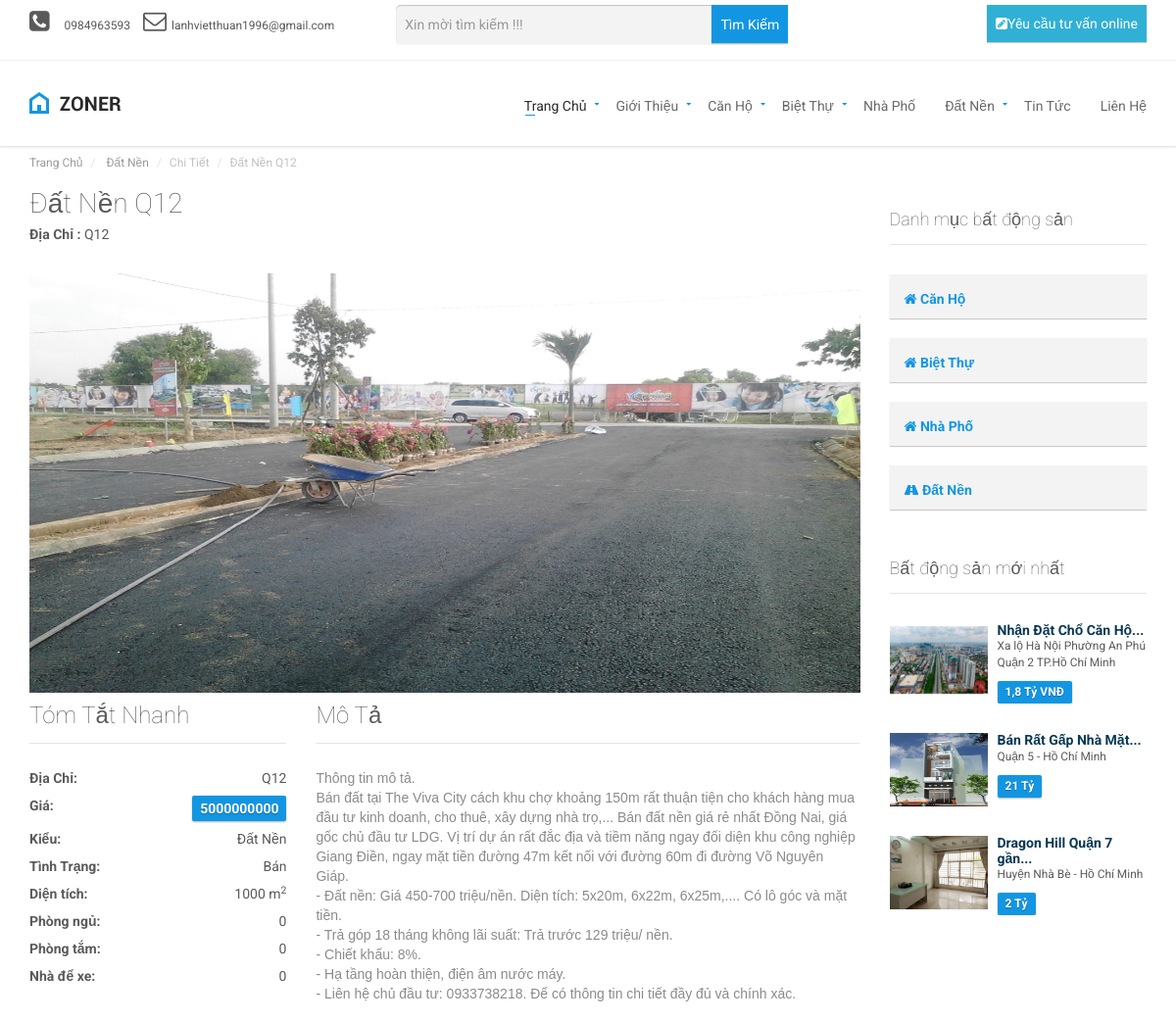
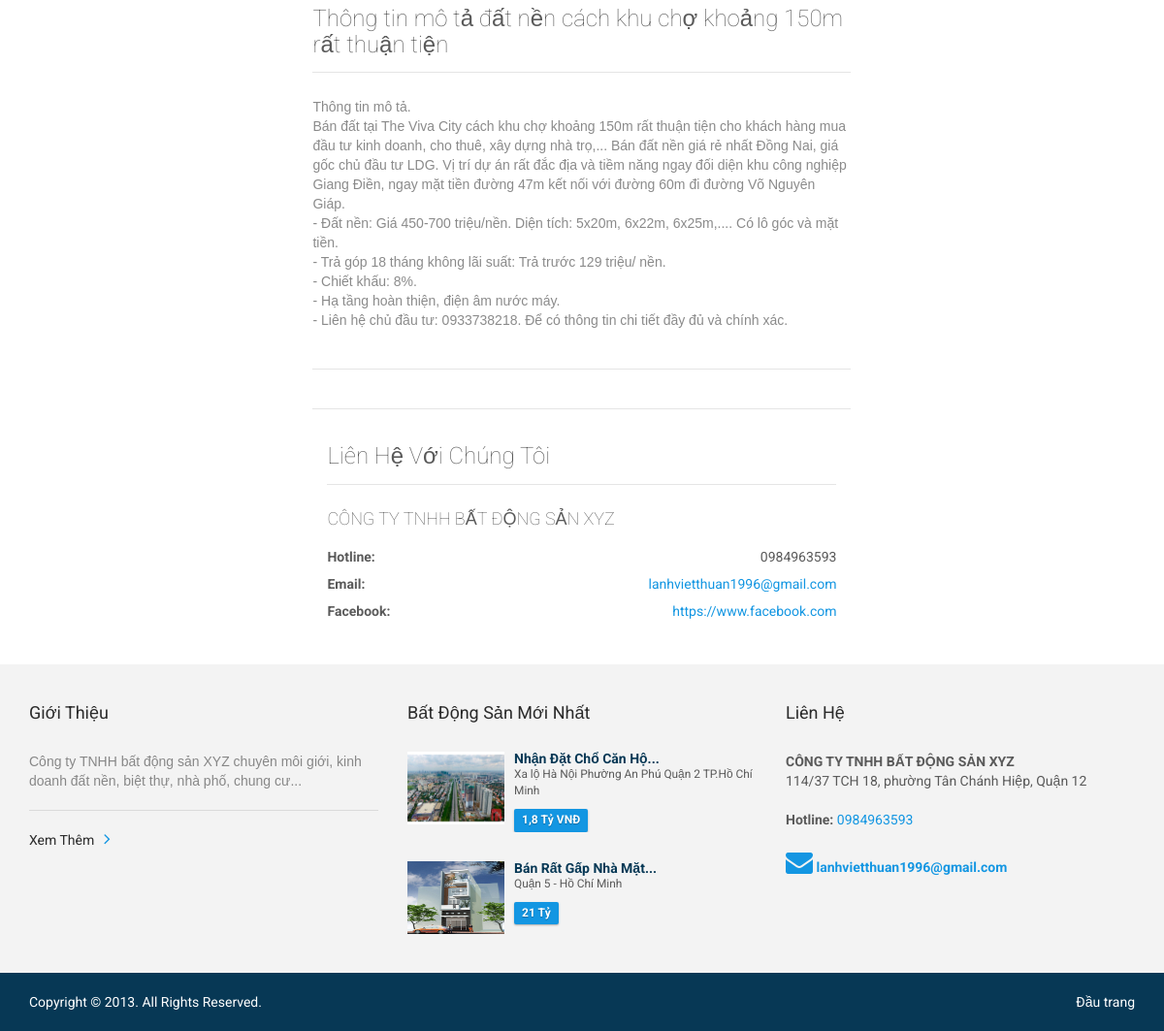
The page /dat-nen/dat-nen-q12.html on the database its author committed (2 pictures, top to bottom).
### tables this page shows
CREATE TABLE `table_setting` (
  `id` int(10) NOT NULL,
  `title` varchar(255) NOT NULL,
  `keywords` varchar(1024) NOT NULL,
  `description` varchar(1024) NOT NULL,
  `h1` varchar(255) NOT NULL,
  `h2` varchar(255) NOT NULL,
  `h3` varchar(255) NOT NULL,
  `giupdochiase` int(11) NOT NULL,
  `ten` varchar(255) NOT NULL,
  `email` varchar(255) NOT NULL,
  `dienthoai` varchar(255) NOT NULL,
  `support` varchar(255) NOT NULL,
  `diachi` varchar(255) NOT NULL,
  `slogan` varchar(1024) NOT NULL,
  `slogan2` varchar(1024) NOT NULL,
  `hotline` varchar(255) NOT NULL,
  `toado` varchar(255) NOT NULL,
  `website` varchar(255) NOT NULL,
  `facebook` varchar(255) NOT NULL,
  `twitter` varchar(255) NOT NULL,
  `google` varchar(255) NOT NULL,
  `youtube` varchar(255) NOT NULL
);

CREATE TABLE `table_photo` (
  `id` int(10) UNSIGNED NOT NULL,
  `photo` varchar(225) NOT NULL,
  `thumb` varchar(225) NOT NULL,
  `ten` varchar(100) NOT NULL,
  `mota` text NOT NULL,
  `id_cat` int(10) UNSIGNED NOT NULL,
  `stt` int(10) UNSIGNED NOT NULL DEFAULT '1',
  `hienthi` tinyint(1) NOT NULL DEFAULT '1',
  `com` varchar(30) NOT NULL
);

CREATE TABLE `table_product` (
  `id` int(10) UNSIGNED NOT NULL,
  `id_list` int(11) NOT NULL,
  `id_item` int(10) NOT NULL,
  `id_cat` int(11) NOT NULL,
  `noibat` int(11) NOT NULL,
  `photo` varchar(225) NOT NULL,
  `thumb` varchar(225) NOT NULL,
  `ten` varchar(100) NOT NULL,
  `h1` varchar(255) NOT NULL,
  `h2` varchar(255) NOT NULL,
  `h3` varchar(255) NOT NULL,
  `tenkhongdau` varchar(255) NOT NULL,
  `gia` text NOT NULL,
  `phongtam` varchar(255) NOT NULL,
  `kichthuoc` varchar(255) NOT NULL,
  `diachi` varchar(255) NOT NULL,
  `kieu` varchar(255) NOT NULL,
  `tinhtrang` varchar(255) NOT NULL,
  `dientich` varchar(255) NOT NULL,
  `phongngu` varchar(255) NOT NULL,
  `mota` text NOT NULL,
  `nhadexe` varchar(255) NOT NULL,
  `title` varchar(255) NOT NULL,
  `tieude1` text NOT NULL,
  `tieude2` text NOT NULL,
  `tieude3` text NOT NULL,
  `chitiet1` text NOT NULL,
  `chitiet2` text NOT NULL,
  `chitiet3` text NOT NULL,
  `keywords` varchar(1024) NOT NULL,
  `description` varchar(1024) NOT NULL,
  `stt` int(10) UNSIGNED NOT NULL DEFAULT '1',
  `hienthi` tinyint(1) NOT NULL DEFAULT '1',
  `ngaytao` int(11) NOT NULL,
  `ngaysua` int(11) NOT NULL,
  `luotxem` int(11) NOT NULL,
  `spbc` int(11) NOT NULL
);

CREATE TABLE `table_product_list` (
  `id` int(11) NOT NULL,
  `noibat` int(11) NOT NULL,
  `ten` varchar(255) NOT NULL,
  `h1` varchar(255) NOT NULL,
  `h3` varchar(255) NOT NULL,
  `h2` varchar(255) NOT NULL,
  `tenkhongdau` varchar(255) NOT NULL,
  `title` varchar(255) NOT NULL,
  `keywords` varchar(1024) NOT NULL,
  `description` varchar(1024) NOT NULL,
  `photo` varchar(255) NOT NULL,
  `thumb` varchar(255) NOT NULL,
  `stt` int(11) NOT NULL,
  `hienthi` int(11) NOT NULL,
  `ngaytao` int(11) NOT NULL,
  `ngaysua` int(11) NOT NULL
);

### templates/chitietsanpham_tpl.php (the view, shortened to what the rows shown need)
<div id="page-content">
    <div class="container">
        <ol class="breadcrumb">
            <li><a href="index.php">Trang Chủ</a></li>
            <li> <a href="<?= $row_detail['tenkhongdaul'] ?>.html" ><?= $row_detail['tenl']  ?></a></li>
            <li class="active">Chi Tiết</li>
            <li class="active"><?= $row_detail['tenp']  ?></li>
        </ol>
    </div>
    <div class="container">
        <div class="row">
            <div class="col-md-9 col-sm-9">
                <section id="property-detail">
                    <header class="property-title">
                        <h1><?= $row_detail['tenp']  ?></h1>
                        <figure> <strong> Địa Chỉ :</strong> <?= $row_detail['diachi']  ?></figure>
                    </header>
                    <div>
                        <img src="<?= _upload_product_l.$row_detail['photop'] ?>" width=848px height=428px >
                    </div>
                    <div class="row">
                        <div class="col-md-4 col-sm-12">
                            <section id="quick-summary" class="clearfix">
                                <header><h2>Tóm Tắt Nhanh</h2></header>
                                <dl>
                                    <dt>Địa Chỉ: </dt>
                                        <dd> <?=$row_detail['diachi']?> </dd>
                                    <dt>Giá:</dt>
                                        <dd><span class="tag price"><?= $row_detail['gia']  ?></span></dd>
                                    <dt>Kiểu:</dt>
                                        <dd><?= $row_detail['kieu']  ?></dd>
                                    <dt>Tình Trạng:</dt>
                                        <dd><?= $row_detail['tinhtrang']  ?></dd>
                                    <dt>Diện tích:</dt>
                                        <dd><?= $row_detail['dientich']  ?> m<sup>2</sup></dd>
                                    <dt>Phòng ngủ:</dt>
                                        <dd><?= $row_detail['phongngu']  ?></dd>
                                    <dt>Phòng tắm:</dt>
                                        <dd><?= $row_detail['phongtam']  ?></dd>
                                    <dt>Nhà để xe:</dt>
                                        <dd><?= $row_detail['nhadexe']  ?></dd>
                                </dl>
                            </section>
                        </div>
                        <div class="col-md-8 col-sm-12">
                            <section id="description">
                                <header><h2>Mô Tả</h2></header>
                                <p>
                                    <div class="chitiet">
                                    <?= $row_detail['mota']  ?>
                                    </div>
                                </p>
                            </section>
                            <section id="property-features">
                                <header><h2><?= $row_detail['tieude1']  ?></h2></header>
                                    <p>
                                    <div class="chitiet">
                                         <?= $row_detail['chitiet1']  ?>
                                    </p>
                            </section>
                            <section id="floor-plans">
                                <div class="floor-plans">
                                    <header><h2><?= $row_detail['tieude2']  ?></h2></header>
                                </div>
                            </section>
                            <section id="property-map">
                                <header><h2><?= $row_detail['tieude3']  ?></h2></header>
                            </section>
                        <div class="col-md-12 col-sm-12">
                            <section id="contact-agent">
                                <header><h2>Liên Hệ Với Chúng Tôi</h2></header>
                                <div class="row">
                                    <section class="agent-form">
                                        <div class="col-md-12 col-sm-12">
                                            <aside class="agent-info clearfix">
                                                <div class="agent-contact-info">
                                                    <h3><?= $row_setting['ten']  ?></h3>
                                                    <dl>
                                                        <dt>Hotline:</dt>
                                                        <dd><?= $row_setting['hotline']  ?></dd>
                                                        <dt>Email:</dt>
                                                        <dd><a href="mailto:#"><?= $row_setting['email']  ?></a></dd>
                                                        <dt>Facebook:</dt>
                                                        <dd><a href="#"><?= $row_setting['facebook']  ?></a></dd>
                                                    </dl>
                                                </div>
                                            </aside>
                                        </div>
                                    </section>
                                </div>
                            </section>
                        </div>
                    </div>
                </section>
            </div>
            <div class="col-md-3 col-sm-3">
                <?php include ("templates/layout/right.php") ?>
        </div>
    </div>
</div>

### templates/layout/navigation.php (shortened to what the rows shown need)
 <?php
    $d->reset();
    $sql_banner_giua = "select photo from #_photo where com='banner_top' order by id desc";
    $d->query($sql_banner_giua);
    $row_banner_giua = $d->result_array();
    ?>
<div class="navigation">
        <div class="secondary-navigation">
            <div class="container">
                <div class="contact">
                    <figure><strong><i class="fa fa-phone-square fa-2x"  aria-hidden="true"></i></strong><a href="tel:<?=$row_setting['hotline']?>" ><?= $row_setting['hotline']?></a></figure>
                    <figure><strong><i class="fa fa-envelope-o fa-2x" aria-hidden="true"></i></strong><?= $row_setting['email']?></figure>
                    <figure style="margin-left: 50px">
                         <form role="form" name=frm id="form-contact" method="get" action="index.php"  class="clearfix">
                         </form>
                    </figure>
                </div>
            </div>
        </div>
        <div class="container">
            <header class="navbar" id="top" role="banner">
                <div class="navbar-header">
                    <div class="navbar-brand nav" id="brand">
                        <a href="index.html"><img src="<?=_upload_hinhanh_l.$row_banner_giua[0]['photo']?>" alt="<?=$row_setting['ten']?>" width=94px height=27px ></a>
                    </div>
                </div>
            </header>
        </div>
    </div>

### templates/layout/right.php (shortened to what the rows shown need)
<section id="sidebar">
                          <?php
                            $d->reset();
                            $sql="select table_product.tenkhongdau AS tenkhongdaup,table_product_list.tenkhongdau AS tenkhongdaul,table_product.photo as photop,gia,table_product.ten as tenp,dientich,phongngu,phongtam,nhadexe,diachi
                                 from table_product,table_product_list where table_product.hienthi =1 and table_product.spbc > 0 and table_product.id_list = table_product_list.id
                                        order by table_product.stt,table_product.id
                                             limit 0,3";
                            $d->query($sql);
                            $r_product_new_right=$d->result_array();
                           ?>
                        <aside id="featured-properties">
                            <?php
                            if(count($r_product_new_right) > 0)
                            {
                                foreach ($r_product_new_right as $key => $pright) {
                             ?>
                            <div class="property small">
                                <a href="<?= $pright['tenkhongdaul'].'/'.$pright['tenkhongdaup'] ?>.html">
                                    <div class="property-image">
                                        <img alt="" src="<?= _upload_product_l.$pright['photop'] ?>" width=100px height=75px>
                                    </div>
                                </a>
                                <div class="info">
                                    <a href="<?= $pright['tenkhongdaul'].'/'.$pright['tenkhongdaup'] ?>.html"><h4><?= catchuoi($pright['tenp'],25) ?></h4></a>
                                    <figure><?= $pright['diachi'] ?> </figure>
                                    <div class="tag price"><?= $pright['gia'] ?> </div>
                                </div>
                            </div>
                            <?php } ?>
                            <?php } ?>
                        </aside>
                    </section>
                </div>

### templates/layout/footer.php (shortened to what the rows shown need)
<footer id="page-footer">
    <div class="inner">
        <aside id="footer-main">
            <div class="container">
                <div class="row">
                    <div class="col-md-4 col-sm-4">
                        <article>
                            <h3>Giới Thiệu</h3>
                            <p>
                                <?= $row_setting['description'] ?>
                            </p>
                            <hr>
                            <a href="gioi-thieu.html" class="link-arrow">Xem Thêm</a>
                        </article>
                    </div>
                        <?php
                        $d->reset();
                        $sql="select table_product.tenkhongdau AS tenkhongdaup,table_product_list.tenkhongdau AS tenkhongdaul,table_product.photo as photop,gia,table_product.ten as tenp,dientich,phongngu,phongtam,nhadexe,diachi
                             from table_product,table_product_list where table_product.hienthi =1 and table_product.spbc > 0 and table_product.id_list = table_product_list.id
                                    order by table_product.stt,table_product.id
                                         limit 0,2";
                        $d->query($sql);
                        $r_product_new_footer=$d->result_array();
                       ?>
                    <div class="col-md-4 col-sm-4">
                        <article>
                            <?php
                            if(count($r_product_new_footer) > 0)
                            {
                                foreach ($r_product_new_footer as $key => $pfooter) {
                             ?>
                            <div class="property small">
                                <a href="<?= $pfooter['tenkhongdaul'].'/'.$pfooter['tenkhongdaup'] ?>.html">
                                    <div class="property-image">
                                        <img alt="" src=" <?=_upload_product_l.$pfooter['photop'] ?>" width="100px" height="75px">
                                    </div>
                                </a>
                                <div class="info">
                                    <a href="<?= $pfooter['tenkhongdaul'].'/'.$pfooter['tenkhongdaup'] ?>.html"><h4><?= catchuoi($pfooter['tenp'],25) ?></h4></a>
                                    <figure><?= $pfooter['diachi'] ?></figure>
                                    <div class="tag price"><?= $pfooter['gia'] ?></div>
                                </div>
                            </div>
                            <?php } ?>
                            <?php } ?>
                        </article>
                    </div>
                    <div class="col-md-4 col-sm-4">
                        <article>
                            <h3>Liên Hệ</h3>
                            <address>
                                <strong><?= $row_setting['ten'] ?></strong><br>
                                <?= $row_setting['diachi'] ?>
                            </address>
                            <strong>Hotline:</strong><a href="tel:<?=$row_setting['hotline']?>"> <?= $row_setting['hotline'] ?></a><br><br>
                            <a href="#"><i class="fa fa-envelope fa-2x" aria-hidden="true"></i> <strong><?= $row_setting['email'] ?></strong></a><br>
                        </article>
                    </div>
                </div>
            </div>
        </aside>
    </div>
</footer>

### rows shown on the page
table_setting: hotline "0984963593", email "lanhvietthuan1996@gmail.com", ten "CÔNG TY TNHH BẤT ĐỘNG SẢN XYZ", facebook "https://www.facebook.com", description "Công ty TNHH bất động sản XYZ chuyên môi giới, kinh doanh đất nền, biệt thự, nhà phố, chung cư...", diachi "114/37 TCH 18, phường Tân Chánh Hiệp, Quận 12"
table_photo: photo (picture)
table_product: table_product_list.ten "Đất Nền", ten "Đất Nền Q12", diachi "Q12", photo (picture), gia "5000000000", kieu "Đất Nền", tinhtrang "Bán", dientich "1000", phongngu "0", phongtam "0", nhadexe "0", mota "Thông tin mô tả. Bán đất tại The Viva City cách khu chợ khoảng 150m rất thuận tiện cho khách hàng mua đầu tư kinh doanh, cho thuê, xây dựng nhà trọ,... Bán đất nền giá rẻ nhất Đồng Nai, giá gốc chủ đầu tư LDG. Vị trí dự án rất đắc địa và tiềm năng ngay đối diện khu công nghiệp Giang Điền, ngay mặt tiền đường 47m kết nối với đường 60m đi đường Võ Nguyên Giáp. - Đất nền: Giá 450-700 triệu/nền. Diện tích: 5x20m, 6x22m, 6x25m,.... Có lô góc và mặt tiền. - Trả góp 18 tháng không lãi suất: Trả trước 129 triệu/ nền. - Chiết khấu: 8%. - Hạ tầng hoàn thiện, điện âm nước máy. - Liên hệ chủ đầu tư: 0933738218. Để có thông tin chi tiết đầy đủ và chính xác.", tieude1 "Thông tin mô tả đất nền cách khu chợ khoảng 150m rất thuận tiện", chitiet1 "Thông tin mô tả. Bán đất tại The Viva City cách khu chợ khoảng 150m rất thuận tiện cho khách hàng mua đầu tư kinh doanh, cho thuê, xây dựng nhà trọ,... Bán đất nền giá rẻ nhất Đồng Nai, giá gốc chủ đầu tư LDG. Vị trí dự án rất đắc địa và tiềm năng ngay đối diện khu công nghiệp Giang Điền, ngay mặt tiền đường 47m kết nối với đường 60m đi đường Võ Nguyên Giáp. - Đất nền: Giá 450-700 triệu/nền. Diện tích: 5x20m, 6x22m, 6x25m,.... Có lô góc và mặt tiền. - Trả góp 18 tháng không lãi suất: Trả trước 129 triệu/ nền. - Chiết khấu: 8%. - Hạ tầng hoàn thiện, điện âm nước máy. - Liên hệ chủ đầu tư: 0933738218. Để có thông tin chi tiết đầy đủ và chính xác."
table_product: photo (picture), ten "Nhận Đặt Chổ Căn Hộ...", diachi "Xa lộ Hà Nội Phường An Phú Quận 2 TP.Hồ Chí Minh", gia "1,8 Tỷ VNĐ"
table_product: photo (picture), ten "Bán Rất Gấp Nhà Mặt...", diachi "Quận 5 - Hồ Chí Minh", gia "21 Tỷ"
table_product: photo (picture), ten "Dragon Hill Quận 7 gần...", diachi "Huyện Nhà Bè - Hồ Chí Minh", gia "2 Tỷ"
